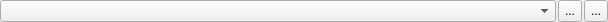
<?xml version="1.0" encoding="UTF-8"?>
<ui version="4.0">
 <class>Form</class>
 <widget class="QWidget" name="Form">
  <property name="geometry">
   <rect>
    <x>0</x>
    <y>0</y>
    <width>608</width>
    <height>20</height>
   </rect>
  </property>
  <property name="windowTitle">
   <string>Form</string>
  </property>
  <layout class="QHBoxLayout" name="horizontalLayout">
   <property name="spacing">
    <number>2</number>
   </property>
   <property name="margin">
    <number>0</number>
   </property>
   <item>
    <widget class="QComboBox" name="cmbText">
     <property name="sizePolicy">
      <sizepolicy hsizetype="Preferred" vsizetype="Preferred">
       <horstretch>0</horstretch>
       <verstretch>0</verstretch>
      </sizepolicy>
     </property>
    </widget>
   </item>
   <item>
    <widget class="QToolButton" name="btnSelect">
     <property name="sizePolicy">
      <sizepolicy hsizetype="Fixed" vsizetype="Preferred">
       <horstretch>0</horstretch>
       <verstretch>0</verstretch>
      </sizepolicy>
     </property>
     <property name="text">
      <string>...</string>
     </property>
    </widget>
   </item>
   <item>
    <widget class="QToolButton" name="btnIterate">
     <property name="sizePolicy">
      <sizepolicy hsizetype="Fixed" vsizetype="Preferred">
       <horstretch>0</horstretch>
       <verstretch>0</verstretch>
      </sizepolicy>
     </property>
     <property name="toolTip">
      <string>Iterate over this layer</string>
     </property>
     <property name="text">
      <string>...</string>
     </property>
     <property name="checkable">
      <bool>true</bool>
     </property>
    </widget>
   </item>
  </layout>
 </widget>
 <resources/>
 <connections/>
</ui>
